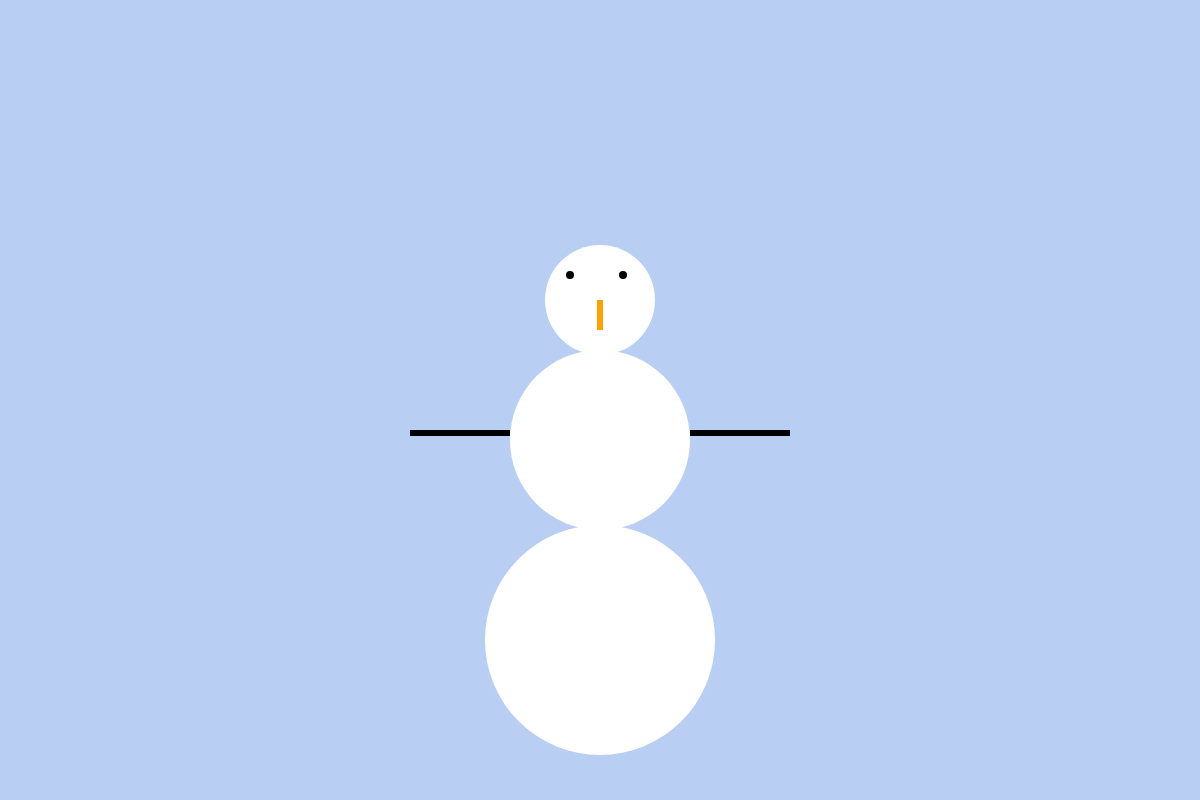
Frame 1 (no input)
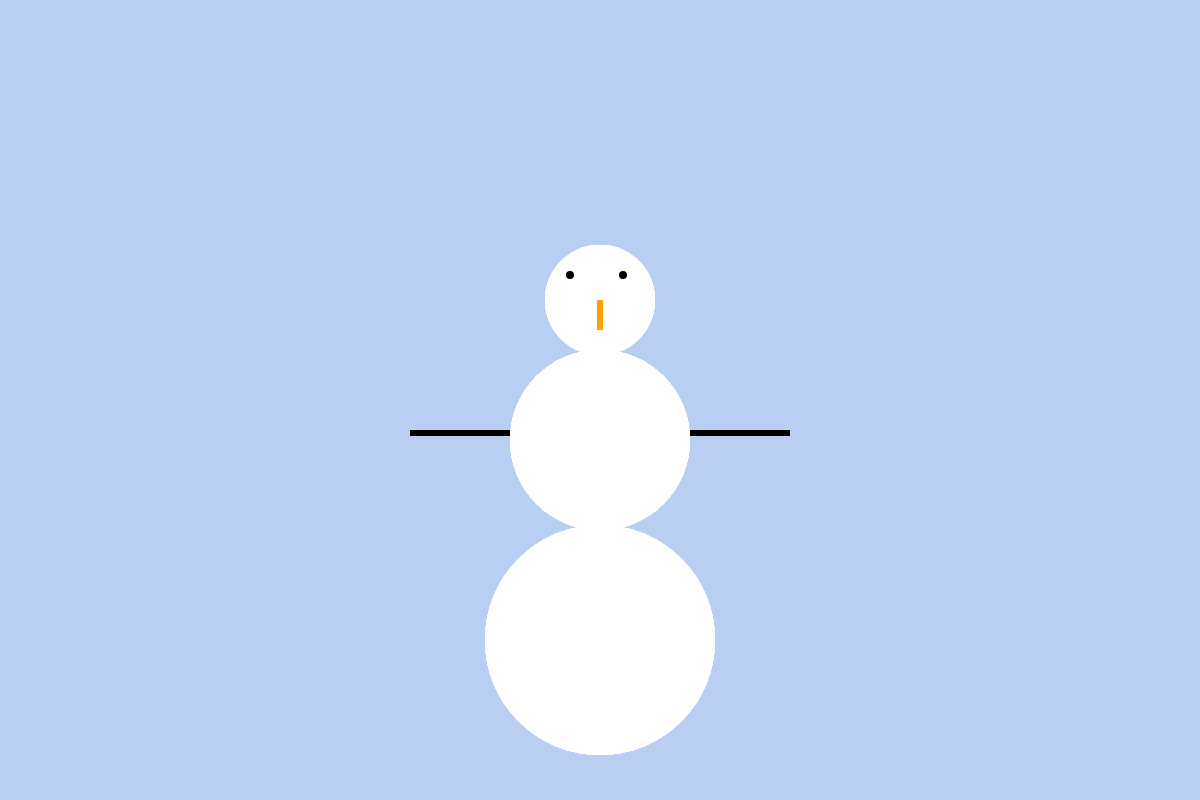
Frame 60 (no input)
Frame 120 (the mouse pressed at the canvas centre since frame 60): identical to frame 60, image omitted

The p5.js sketch that drew these frames (run headless with seeded random() and noise() and a simulated clock; from frame 60 on, the mouse is pressed at the canvas centre):

// p5.js sketch
// ── sketch.js
function setup() {

  createCanvas(1200,800)
  background(184, 206, 242)
}

function draw() {
  noStroke()
  fill(255)
  ellipse(600,640,230,230)

  noStroke()
  ellipse(600,440,180,180)

  noStroke()
  ellipse(600,300,110,110)
//------------------------------Snowmans body---------------------------------//
  fill(0)
  ellipse(570,275,8,8)

  ellipse(623,275,8,8)
//------------------------------Snowmans eyes---------------------------------//
  rect(410,430,100,6)

  rect(690,430,100,6)
//------------------------------Snowmans arms---------------------------------//
  fill(255, 161, 0)
  rect(597,300,6,30)
//------------------------------Snowmans nose---------------------------------//
}
